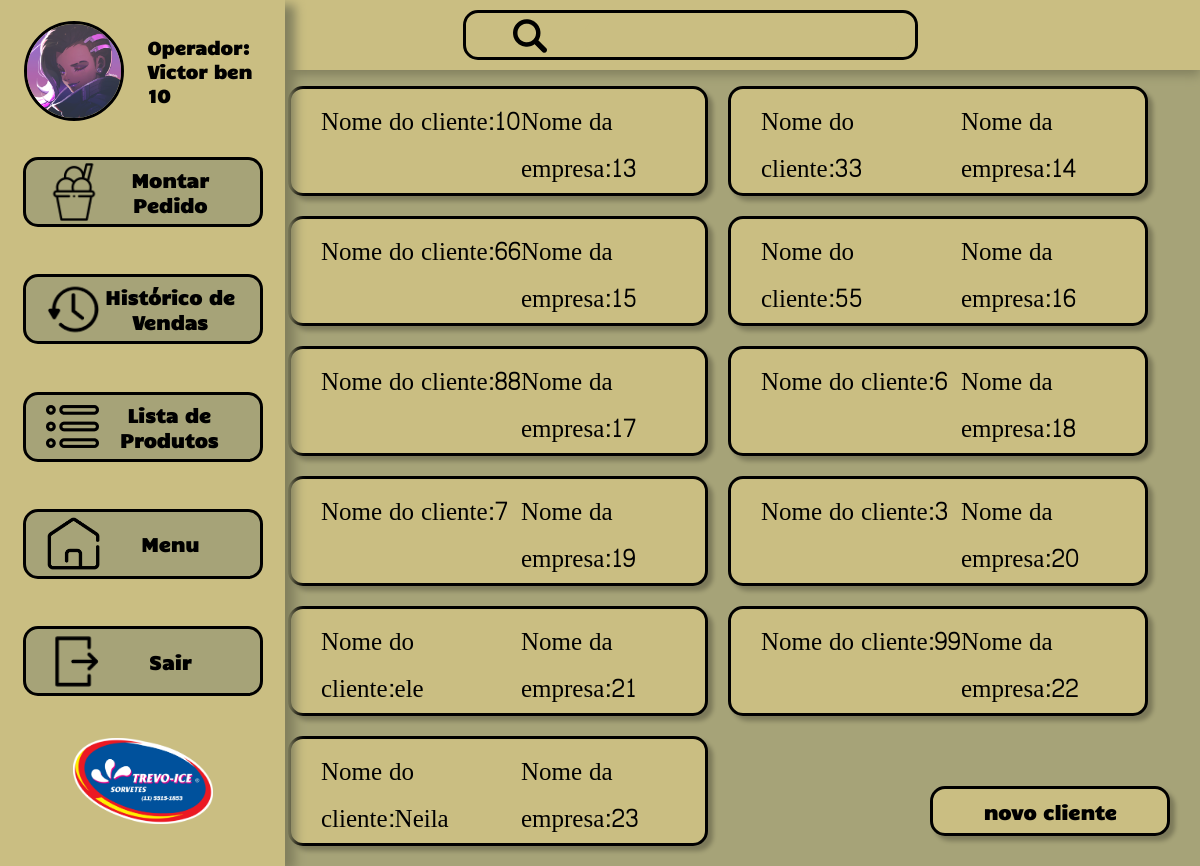
The app's page /TCC-main/PHP/listagemcli.php (signed in) with its own data.
### tables this page shows
CREATE TABLE `cliente` (
  `nome_cli` varchar(255) NOT NULL,
  `apelido_cli` varchar(255) DEFAULT NULL,
  `email_cli` varchar(255) NOT NULL,
  `contato_cli` int(11) NOT NULL,
  `cpf` int(11) DEFAULT NULL,
  `cnpj` int(11) DEFAULT NULL,
  `endereco_cli` varchar(255) NOT NULL,
  `id_cli` int(11) NOT NULL
);

### TCC-main/PHP/listaclifunc.php (called while the page is built)
<?php
$selectconta="SELECT * FROM cliente ORDER BY id_cli asc";
$result = $pdo->prepare($selectconta);
$result->execute();

### TCC-main/PHP/listagemcli.php (the view, shortened to what this page needs)
<?php
include('conexao.php');
include('listaclifunc.php');
?>
<!DOCTYPE html>
<html lang="pt-br">
<head>
    <link rel="stylesheet" type="text/css" href="../CSS/Menu.css">
    <link rel="stylesheet" type="text/css" href="../CSS/listagem.css">
    <link rel="stylesheet" type="text/css" href="../CSS/montarPedido.css">
</head>
<body>
    <div id="abapes" onclick="fechaconf2()">
        <form action="clienteespecf.php" id="pesf" method="POST">
            <input type="text" placeholder="" name="pes" id="pes2">
            <button type="submit" id="env" name="env" value="scr"><img src="../IMG/lupa.png" alt=""></button>
        </form>
    </div>
    <div id="bntliscli">
        <a id="bnt" onclick="novocli()" href="cadcli2.php">
            <div> novo cliente</div>
        </a>
    </div>
    <div id="lista" onclick="fechaconf2()">
        <?php
        while ($linhas_cli = $result->fetch(PDO::FETCH_ASSOC)) {  ?>
            <a href="clienteespecf.php?id=<?php echo $linhas_cli["id_cli"]; ?>">
                <div class="clienteex" type="submit">
                    <p class="INFO"><span class="font">Nome do cliente:<?php echo $linhas_cli["nome_cli"]; ?></span> </p>
                    <p class="INFO"><span class="font">Nome da empresa:<?php echo $linhas_cli["id_cli"]; ?></span> </p>
                </div>
            </a>
        <?php  }; ?>
    </div>
    <div id="menuho" onclick="fechaconf2()">
    <div id="operador">
        <?php
        $avatar = $_SESSION['avatar_session'];
        echo '<img id="icon" src="'.$avatar.'">';
        ?>
            <h1 id="nome">Operador: <?php
                $nome_oper = $_SESSION['nome_session'];
                echo $nome_oper ?></h1>
        </div>
        <a class="sidebtn" href="MontarPedido.php"> <img class="imgbtn" src="../IMG/MP.png">
            <div class="MP"> Montar Pedido</div>
        </a>
        <a class="sidebtn" href="grafico.php"> <img class="imgbtn" src="../IMG/historico.png">
            <div href="#" class="MP">Histórico de Vendas</div>
        </a>
        <a class="sidebtn" href="ProdutosList.php"> <img class="imgbtn" src="../IMG/LP.png">
            <div href="#" class="MP">Lista de Produtos</div>
        </a>
        <a class="sidebtn" href="Menu.php"> <img class="imgbtn" src="../IMG/casinha.png">
            <div href="#" class="MP">Menu</div>
        </a>
        <a class="sidebtn" href="logout.php"> <img class="imgbtn" src="../IMG/EX.png">
            <div href="#" class="MP">Sair</div>
        </a>
        <img src="../IMG/trevoice.png" class="logo" alt="">
    </div>
</body>

### TCC-main/CSS/Menu.css (style rules this page uses)
* { margin: 0px; padding: 0px; box-sizing: border-box; list-style: none; }
body { background: #A6A378; background-repeat: no-repeat; height: 100%; width: 100%; }
#menuho { display: grid; height: 100%; justify-items: center; justify-content: center; background-color: #CABE82; width: 170px; box-shadow: 10px 5px 10px #82805e; z-index: 1; position: fixed; z-index: 6; top: 0; left: 0; overflow-x: hidden; transition: width .5s; }
.MP { display: inline-block; opacity: 0; transition-property: opacity; transition-delay: .0s; transition-duration: .0s; transition-timing-function: linear; }
#operador { display: flex; align-items: center; justify-content: space-evenly; position: sticky; transition-property: width; transition-duration: 1s; transition-timing-function: linear; margin-bottom: 10px; }
.logo { width: 140px; height: auto; }
.sidebtn { display: flex; align-items: center; justify-content: space-between; background: #A6A378; border: 3px solid #000000; border-radius: 15px; width: 100px; height: 70px; margin-top: 5px; padding-left: 20px; padding-right: 20px; position: relative; transition: width 1s; text-decoration: none; }
.imgbtn { width: 55px; }
h1 { font-size: 25px; text-align: top; }
#icon { width: 100px; height: 100px; border-radius: 50px; display: inline-block; transition-duration: 1s; transition-timing-function: linear; object-fit: cover; border: 3px solid black; }
#nome { display: inline-block; opacity: 0; font-size: 0; transition-property: opacity; transition-delay: .0s; transition-duration: .5s; transition-timing-function: linear; }

### TCC-main/CSS/listagem.css (style rules this page uses)
.clienteex { width: 35vw; height: 110px; padding-left: 30px; padding-top: 10px; display: grid; grid-template-columns: 200px 200px; background: #CABE82; border: 3px solid #000000; box-shadow: 5px 5px 4px rgba(0, 0, 0, 0.25); border-radius: 15px; margin-right: 20px; margin-bottom: 20px; text-align: left; text-decoration: none; color: #000; float: left; }
.INFO { padding-bottom: 2px; }
.font { border: none; text-decoration: none; color: #000; background-color: #CABE82; font-family: 'chenla'; font-style: normal; font-size: 25px; }
#lista { margin-left: 18rem; margin-top: 1rem; height: 100%; width: auto; }
#pes2 { float: right; padding: 10px; font-size: 17px; margin-top: 5px; font-size: 1rem; height: auto; width: 70%; margin-bottom: 20px; background-color: #CABE82; border:none; margin-right:15px ; }
#env { background-color: #CABE82; border:none; margin-top: 6px; margin-left:10px; cursor: pointer; }
#pesf { border: 3px solid #000; border-radius: 15px; display: inline-block; height: 50px; width: 455px; }
#abapes { position: sticky; top: 0; text-align: center; padding: 10px; font-family: "Candal"; font-size: 25px; background-color: #CABE82; color: #000; box-shadow: 0px 5px 10px #82805e; width: auto; padding-left: 190px; }
#bntliscli { text-align: right; height: auto; width: 82vw; bottom: 0; right: 0; margin-right: 30px; margin-bottom: 30px; position: fixed; }
#bnt { cursor: pointer; display: inline-block; color: black; font-weight: bold; font-size: 19px; font-family: "Candal"; text-align: center; text-decoration: none; width: 240px; height: 50px; padding-top: 10px; background-color: #CABE82; color: #000; border: 3px solid #000000; box-shadow: 5px 5px 4px rgba(0, 0, 0, 0.25); border-radius: 15px; }
label, input { display: block; width: 100%; text-align: left; }
input { border-bottom: 3px solid #000; padding: 10px; font-size: 15px; height: 30px; width: 425px; margin-bottom: 20px; border-radius: 15px; background-color: #a6a378; }

### TCC-main/CSS/montarPedido.css (style rules this page uses)
#bntliscli { text-align: right; position: fixed; right: 0; bottom: 0; margin-bottom: 30px; margin-right: 30px; }

### records on screen
cliente: nome_cli "10", id_cli "13"
cliente: nome_cli "33", id_cli "14"
cliente: nome_cli "66", id_cli "15"
cliente: nome_cli "55", id_cli "16"
cliente: nome_cli "88", id_cli "17"
cliente: nome_cli "6", id_cli "18"
cliente: nome_cli "7", id_cli "19"
cliente: nome_cli "3", id_cli "20"
cliente: nome_cli "ele", id_cli "21"
cliente: nome_cli "99", id_cli "22"
cliente: nome_cli "Neila", id_cli "23"

### other values on screen
$nome_oper "Victor ben 10"
